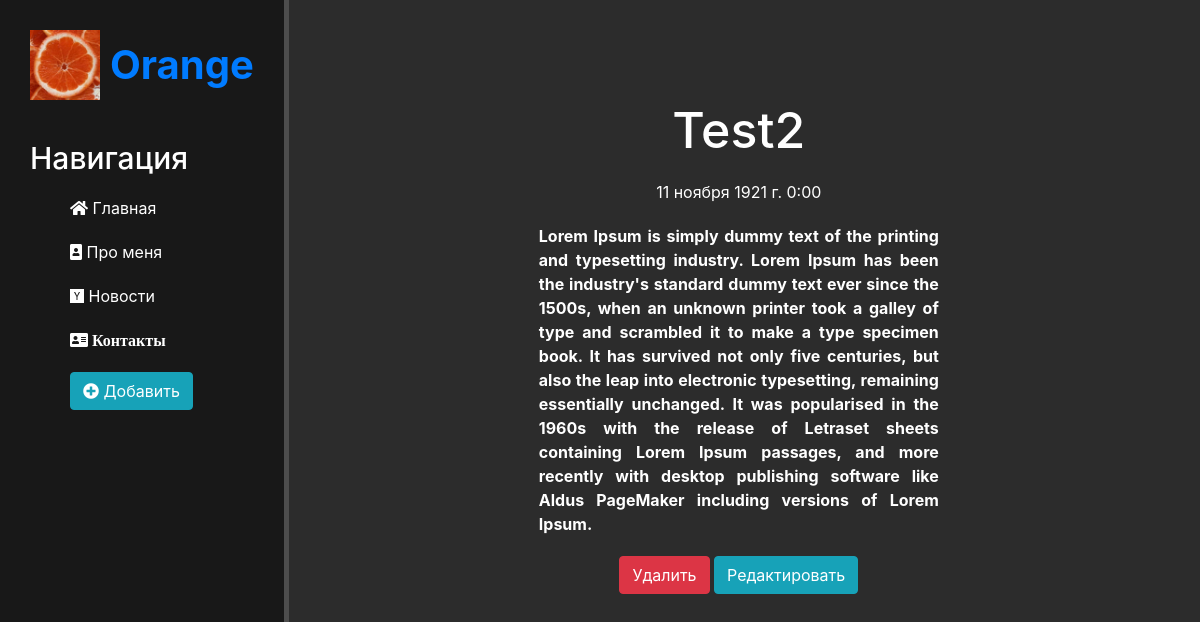
Page /news/14 on the earlier database version.
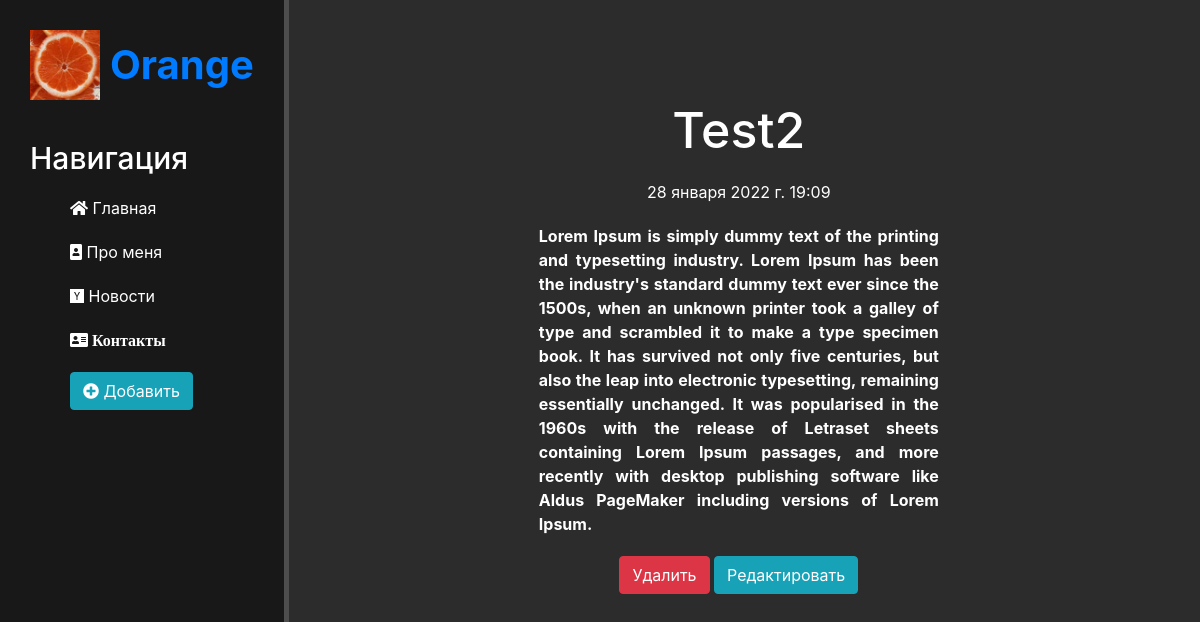
Same page on the later database version.
### news/models.py (models this page shows, shortened)
class Articles(models.Model):
    title = models.CharField('Название', max_length=50)
    anons = models.CharField('Анонс', max_length=150)
    full_text = models.TextField('Статья')
    date = models.DateTimeField('Дата публикации', null=True)
    class Meta:
        verbose_name = 'Новость'
        verbose_name_plural = 'Новости'
        ordering = ['-date', 'title']

### news/views.py (the view)
# urls.py: path('<int:pk>', views.NewsDetailView.as_view(), name='news-detail'),
class NewsDetailView(DetailView):
    model = Articles
    template_name = 'news/detail_view.html'
    context_object_name = 'article'  # название ключа для передачи внутрь шаблона

### news/templates/news/detail_view.html (shortened to what this page needs)
{% extends 'main/layout.html' %}
{% block content %}
<div class="features">
    <h1>{{ article.title }}</h1>
    <p>{{ article.date }}</p>
    <p class="context">{{ article.full_text }}</p>
    <a href="{% url 'news-delete' article.id %}" class="btn btn-danger">Удалить</a>
    <a href="{% url 'news-update' article.id %}" class="btn btn-info">Редактировать</a>
</div>
{% endblock %}

Differences in the rows shown:
changed Articles "Test2": date "11 ноября 1921 г. 0:00" → "28 января 2022 г. 19:09"
